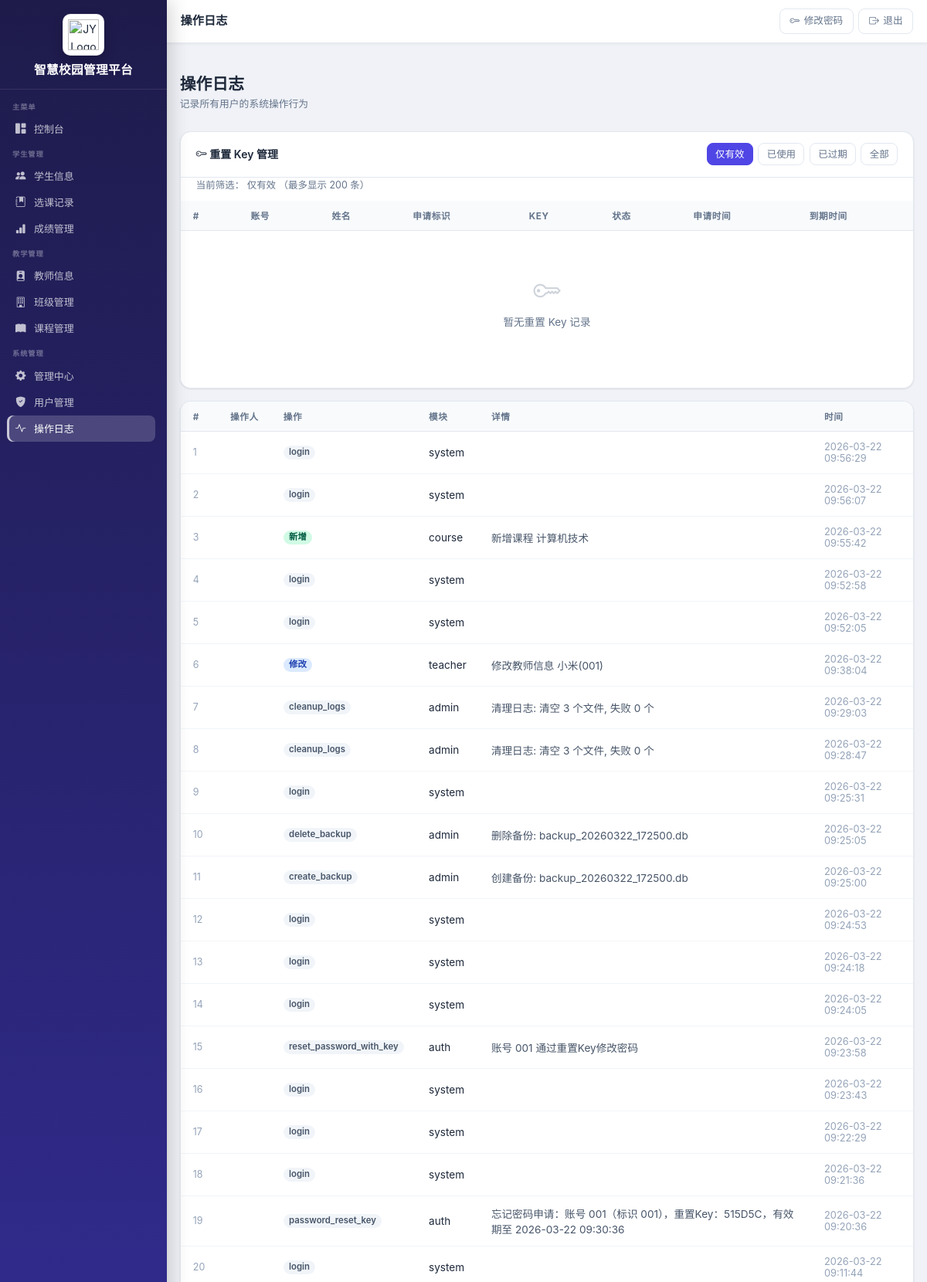
The app's page /ops-log (signed in, upper part) with its own data.
### app.py (models this page shows)
class OperationLog(db.Model):
    __tablename__ = "operation_logs"
    id = db.Column(db.Integer, primary_key=True)
    user_id = db.Column(db.Integer, db.ForeignKey("users.id"))
    action = db.Column(db.String(100), nullable=False)
    module = db.Column(db.String(50))  # 模块名 student, course, score
    record_id = db.Column(db.Integer)
    details = db.Column(db.Text)
    created_at = db.Column(db.DateTime, default=datetime.utcnow)
    updated_at = db.Column(db.DateTime, default=datetime.utcnow, onupdate=datetime.utcnow)

### app.py (the view)
@app.route("/ops-log")
@role_required("admin")
def list_ops_log():
    now = datetime.utcnow()
    key_status = request.args.get("key_status", "valid").strip().lower()
    logs = OperationLog.query.order_by(OperationLog.created_at.desc()).limit(500).all()
    reset_keys_q = (
        db.session.query(PasswordResetKey, User.username, User.full_name)
        .outerjoin(User, PasswordResetKey.user_id == User.id)
    )
    if key_status == "used":
        reset_keys_q = reset_keys_q.filter(PasswordResetKey.is_used.is_(True))
    elif key_status == "expired":
        reset_keys_q = reset_keys_q.filter(
            PasswordResetKey.is_used.is_(False),
            PasswordResetKey.expires_at < now,
        )
    elif key_status == "all":
        pass
    else:
        key_status = "valid"
        reset_keys_q = reset_keys_q.filter(
            PasswordResetKey.is_used.is_(False),
            PasswordResetKey.expires_at >= now,
        )
    reset_keys = (
        reset_keys_q
        .order_by(PasswordResetKey.created_at.desc())
        .limit(200)
        .all()
    )
    return render_template(
        "admin/logs.html",
        logs=logs,
        reset_keys=reset_keys,
        key_status=key_status,
        now=now,
    )

### app.py (called while the page is built)
def role_required(*roles):
    def decorator(f):
        @wraps(f)
        def decorated_function(*args, **kwargs):
            if "user_id" not in session:
                flash("请先登录", "warning")
                return redirect(url_for("login"))
            user = User.query.get(session.get("user_id"))
            if user.role not in roles:
                flash("权限不足", "danger")
                return redirect(url_for("dashboard"))
            return f(*args, **kwargs)
        return decorated_function
    return decorator

@app.context_processor
def inject_role_flags():
    role = session.get("role")
    user_id = session.get("user_id")
    return {
        "is_counselor": role == "teacher" and _is_counselor(user_id)
    }

### templates/admin/logs.html (shortened to what this page needs)
﻿{% extends "base.html" %}
{% block page_title %}操作日志{% endblock %}
{% block content %}
<div class="page-header">
  <div>
    <h1 class="page-title">操作日志</h1>
    <p class="page-subtitle">记录所有用户的系统操作行为</p>
  </div>
</div>
<div class="table-card" style="margin-bottom:1rem">
  <div class="table-toolbar">
    <div class="fw-semibold"><i class="bi bi-key"></i> 重置 Key 管理</div>
    <div class="d-flex" style="gap:.4rem;flex-wrap:wrap">
      <a href="{{ url_for('list_ops_log', key_status='valid') }}" class="btn btn-sm {% if key_status == 'valid' %}btn-primary{% else %}btn-outline-secondary{% endif %}">仅有效</a>
      <a href="{{ url_for('list_ops_log', key_status='used') }}" class="btn btn-sm {% if key_status == 'used' %}btn-primary{% else %}btn-outline-secondary{% endif %}">已使用</a>
      <a href="{{ url_for('list_ops_log', key_status='expired') }}" class="btn btn-sm {% if key_status == 'expired' %}btn-primary{% else %}btn-outline-secondary{% endif %}">已过期</a>
      <a href="{{ url_for('list_ops_log', key_status='all') }}" class="btn btn-sm {% if key_status == 'all' %}btn-primary{% else %}btn-outline-secondary{% endif %}">全部</a>
    </div>
  </div>
  <div style="padding:0 1.25rem .65rem;font-size:.78rem;color:#64748b">
    当前筛选：
    {% if key_status == 'valid' %}仅有效{% elif key_status == 'used' %}已使用{% elif key_status == 'expired' %}已过期{% else %}全部{% endif %}
    （最多显示 200 条）
  </div>
  <div class="table-responsive">
    <table class="table">
      <thead>
        <tr>
          <th>#</th>
          <th>账号</th>
          <th>姓名</th>
          <th>申请标识</th>
          <th>Key</th>
          <th>状态</th>
          <th>申请时间</th>
          <th>到期时间</th>
        </tr>
      </thead>
      <tbody>
        {% if reset_keys %}
        {% for item in reset_keys %}
        {% set key_row = item[0] %}
        {% set username = item[1] %}
        {% set full_name = item[2] %}
        <tr>
          <td style="color:#94a3b8;font-size:.78rem">{{ loop.index }}</td>
          <td><code style="background:#f1f5f9;padding:.15em .45em;border-radius:.3rem;font-size:.8rem">{{ username or '' }}</code></td>
          <td class="fw-semibold">{{ full_name or '' }}</td>
          <td>{{ key_row.requested_identifier or '' }}</td>
          <td><code style="background:#eef2ff;color:#4338ca;padding:.15em .45em;border-radius:.3rem;font-size:.8rem">{{ key_row.reset_key }}</code></td>
          <td>
            {% if key_row.is_used %}
            <span class="badge badge-secondary">已使用</span>
            {% elif key_row.expires_at and key_row.expires_at < now %}
            <span class="badge badge-danger">已过期</span>
            {% else %}
            <span class="badge badge-success">有效</span>
            {% endif %}
          </td>
          <td style="color:#94a3b8;font-size:.8rem">{{ key_row.created_at.strftime('%Y-%m-%d %H:%M:%S') if key_row.created_at else '' }}</td>
          <td style="color:#94a3b8;font-size:.8rem">{{ key_row.expires_at.strftime('%Y-%m-%d %H:%M:%S') if key_row.expires_at else '' }}</td>
        </tr>
        {% endfor %}
        {% else %}
        <tr>
          <td colspan="8">
            <div class="no-data">
              <i class="bi bi-key"></i>
              <p>暂无重置 Key 记录</p>
            </div>
          </td>
        </tr>
        {% endif %}
      </tbody>
    </table>
  </div>
</div>
<div class="table-card">
  <div class="table-responsive">
    <table class="table">
      <thead>
        <tr>
          <th>#</th>
          <th>操作人</th>
          <th>操作</th>
          <th>模块</th>
          <th>详情</th>
          <th>时间</th>
        </tr>
      </thead>
      <tbody>
        {% if logs %}
        {% for log in logs %}
        <tr>
          <td style="color:#94a3b8;font-size:.78rem">{{ loop.index }}</td>
          <td class="fw-semibold">{{ log.user.full_name if log.user else '' }}</td>
          <td>
            {% if log.action == 'create' %}
            <span class="badge badge-success">新增</span>
            {% elif log.action == 'update' %}
            <span class="badge badge-info">修改</span>
            {% elif log.action == 'delete' %}
            <span class="badge badge-danger">删除</span>
            {% else %}
            <span class="badge badge-secondary">{{ log.action }}</span>
            {% endif %}
          </td>
          <td>{{ log.module or '' }}</td>
          <td style="color:#475569">{{ log.details or '' }}</td>
          <td style="color:#94a3b8;font-size:.8rem">{{ log.created_at.strftime('%Y-%m-%d %H:%M:%S') if log.created_at else '' }}</td>
        </tr>
        {% endfor %}
        {% endif %}
      </tbody>
    </table>
  </div>
</div>
{% endblock %}

### static/style.css (style rules this page uses)
*, *::before, *::after { box-sizing: border-box; }
body { font-family: -apple-system, BlinkMacSystemFont, 'Segoe UI', Roboto, 'Inter', sans-serif; background: var(--bg); color: var(--text); font-size: .875rem; line-height: 1.6; margin: 0; }
.page-header { display: flex; align-items: flex-start; justify-content: space-between; margin-bottom: 1.5rem; flex-wrap: wrap; gap: .75rem; }
.page-title { font-size: 1.3rem; font-weight: 700; color: var(--text); margin: 0; line-height: 1.3; }
.page-subtitle { color: var(--text-muted); font-size: .8rem; margin: .2rem 0 0; }
.table-card { background: var(--card-bg); border: 1px solid var(--border); border-radius: var(--radius); box-shadow: var(--shadow-sm); overflow: hidden; }
.table-toolbar { padding: .9rem 1.25rem; border-bottom: 1px solid var(--border); display: flex; align-items: center; justify-content: space-between; gap: .75rem; flex-wrap: wrap; }
.table { width: 100%; margin: 0; border-collapse: collapse; }
.table th { padding: .65rem 1rem; background: #f8fafc; color: var(--text-muted); font-size: .73rem; font-weight: 700; text-transform: uppercase; letter-spacing: .05em; border-bottom: 1px solid var(--border); white-space: nowrap; }
.table td { padding: .75rem 1rem; border-bottom: 1px solid #f1f5f9; vertical-align: middle; font-size: .85rem; color: var(--text); }
.table tbody tr:last-child td { border-bottom: none; }
.badge { padding: .3em .65em; border-radius: 50px; font-size: .71rem; font-weight: 600; display: inline-flex; align-items: center; gap: .25em; }
.badge-success { background: #d1fae5; color: #065f46; }
.badge-info { background: #dbeafe; color: #1e40af; }
.badge-secondary { background: #f1f5f9; color: #475569; }
.btn { border-radius: var(--radius-sm); font-size: .84rem; font-weight: 500; padding: .45rem 1rem; transition: var(--transition); border: 1px solid transparent; cursor: pointer; display: inline-flex; align-items: center; gap: .35rem; text-decoration: none; line-height: 1.4; white-space: nowrap; }
.btn-primary { background: var(--primary); border-color: var(--primary); color: #fff; }
.btn-sm { padding: .3rem .65rem; font-size: .78rem; }
.btn-outline-secondary { border-color: var(--border); color: var(--text-muted); background: transparent; }
.no-data { text-align: center; padding: 3rem 1rem; color: var(--text-muted); }
.no-data i { font-size: 2.2rem; margin-bottom: .75rem; opacity: .3; display: block; }
.fw-semibold { font-weight: 600 !important; }
.d-flex { display: flex !important; }

### records on screen
OperationLog: action "login", module "system", created_at "2026-03-22 09:56:29"
OperationLog: action "login", module "system", created_at "2026-03-22 09:56:07"
OperationLog: action "新增", module "course", details "新增课程 计算机技术", created_at "2026-03-22 09:55:42"
OperationLog: action "login", module "system", created_at "2026-03-22 09:52:58"
OperationLog: action "login", module "system", created_at "2026-03-22 09:52:05"
OperationLog: action "修改", module "teacher", details "修改教师信息 小米(001)", created_at "2026-03-22 09:38:04"
OperationLog: action "cleanup_logs", module "admin", details "清理日志: 清空 3 个文件, 失败 0 个", created_at "2026-03-22 09:29:03"
OperationLog: action "cleanup_logs", module "admin", details "清理日志: 清空 3 个文件, 失败 0 个", created_at "2026-03-22 09:28:47"
OperationLog: action "login", module "system", created_at "2026-03-22 09:25:31"
OperationLog: action "delete_backup", module "admin", details "删除备份: backup_20260322_172500.db", created_at "2026-03-22 09:25:05"
OperationLog: action "create_backup", module "admin", details "创建备份: backup_20260322_172500.db", created_at "2026-03-22 09:25:00"
OperationLog: action "login", module "system", created_at "2026-03-22 09:24:53"
OperationLog: action "login", module "system", created_at "2026-03-22 09:24:18"
OperationLog: action "login", module "system", created_at "2026-03-22 09:24:05"
OperationLog: action "reset_password_with_key", module "auth", details "账号 001 通过重置Key修改密码", created_at "2026-03-22 09:23:58"
OperationLog: action "login", module "system", created_at "2026-03-22 09:23:43"
OperationLog: action "login", module "system", created_at "2026-03-22 09:22:29"
OperationLog: action "login", module "system", created_at "2026-03-22 09:21:36"
OperationLog: action "password_reset_key", module "auth", details "忘记密码申请：账号 001（标识 001），重置Key：515D5C，有效期至 2026-03-22 09:30:36", created_at "2026-03-22 09:20:36"
OperationLog: action "login", module "system", created_at "2026-03-22 09:11:44"
